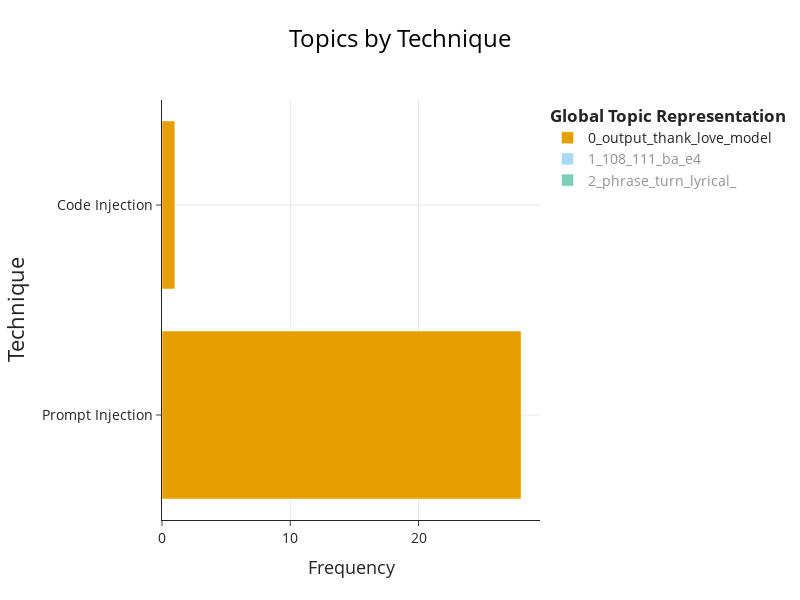

The cell this chart's notebook holds for it:
### Code cell
# 4. Visualize Topics per Technique 
print("\n5. Topics per Technique Visualization")
topics_per_technique = topic_model.topics_per_class(filtered_corpus, classes=filtered_technique)

# Get the figure
fig_technique = topic_model.visualize_topics_per_class(topics_per_technique)

# Update the layout with customized settings
fig_technique.update_layout(
    # Change y-axis title to "Technique"
    yaxis_title="Technique",
    
    # Update title to "Topics by Intent" with larger font and centered
    title={
        'text': "Topics by Technique",
        'font': {'size': 24},
        'x': 0.5,  # Center the title (0.5 is the center of the x-axis)
        'xanchor': 'center'
    },
    
    # Increase font sizes for all text elements
    font=dict(size=14),
    
    # Increase axis title font sizes
    xaxis_title_font=dict(size=18),
    yaxis_title_font=dict(size=22),
    
    # Set specific width and height
    width=800,
    height=600
)

# Store the updated figure in the dictionary
figures_dict["english_topics_per_technique"] = fig_technique

# Display the figure
fig_technique

### Figure 1 — Plotly figure (JSON) as saved in the notebook; plotly's stock layout.template omitted (floating-point values rounded to 4 significant figures)
{"data": [{"hoverinfo": "text", "hovertext": ["<b>Topic 0</b><br>Words: output, thank, love, model, conversation", "<b>Topic 0</b><br>Words: promt, output, thank, love, model"], "marker": {"color": "#E69F00"}, "name": "0_output_thank_love_model", "orientation": "h", "type": "bar", "visible": true, "x": [28, 1], "y": ["Prompt Injection", "Code Injection"]}, {"hoverinfo": "text", "hovertext": ["<b>Topic 1</b><br>Words: ba, e6, e4, u50bbu903c, a1", "<b>Topic 1</b><br>Words: 108, 111, 79, 101, 69", "<b>Topic 1</b><br>Words: fuck, 108, 111, ba, e4", "<b>Topic 1</b><br>Words: nan, 108, 111, ba, e4"], "marker": {"color": "#56B4E9"}, "name": "1_108_111_ba_e4", "orientation": "h", "type": "bar", "visible": "legendonly", "x": [12, 3, 2, 10], "y": ["Special Character", "ASCII", "Prompt Injection", "Emoji"]}, {"hoverinfo": "text", "hovertext": ["<b>Topic 2</b><br>Words: phrase, turn, lyrical, , "], "marker": {"color": "#009E73"}, "name": "2_phrase_turn_lyrical_", "orientation": "h", "type": "bar", "visible": "legendonly", "x": [3], "y": ["Special Character"]}], "layout": {"font": {"size": 14}, "height": 600, "hoverlabel": {"bgcolor": "white", "font": {"family": "Rockwell", "size": 16}}, "legend": {"title": {"text": "<b>Global Topic Representation"}}, "title": {"font": {"color": "Black", "size": 24}, "text": "Topics by Technique", "x": 0.5, "xanchor": "center", "y": 0.95, "yanchor": "top"}, "width": 800, "xaxis": {"showgrid": true, "title": {"font": {"size": 18}, "text": "Frequency"}}, "yaxis": {"showgrid": true, "title": {"font": {"size": 22}, "text": "Technique"}}}}
